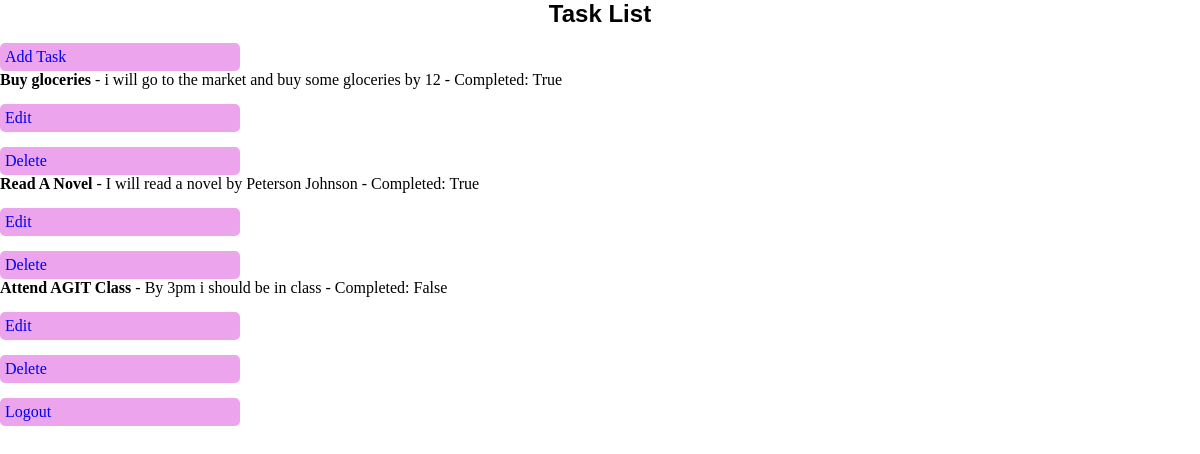
The app's page / (signed in) with its own data.
### tasks/models.py (models this page shows, shortened)
class Task(models.Model):
    title = models.CharField(max_length=200)
    description = models.TextField()
    completed = models.BooleanField(default=False)
    created_at = models.DateTimeField(auto_now_add=True)

### tasks/views.py (the view)
# urls.py: path('', views.task_list, name='task_list'),
@login_required
def task_list(request):
    tasks = Task.objects.all()
    return render(request, 'tasks/task_list.html', {'tasks': tasks})

### tasks/templates/tasks/task_list.html (shortened to what this page needs)
<!DOCTYPE html>
<html>
    <head>
        {% load static %}
        <link rel="stylesheet" href="{% static 'tasks/task_list.css' %}">
    </head>
    <body>
        <h1>Task List</h1>
        <a href="{% url 'task_create' %}">Add Task</a>
        <ul>
            {% for task in tasks %}
            <li>
                <strong>{{ task.title }}</strong>
                - {{ task.description }}
                - Completed: {{ task.completed }}
                <a href="{% url 'task_update' task.id %}">Edit</a>
                <a href="{% url 'task_delete' task.id %}">Delete</a>
            </li>
            {% endfor %}
        </ul>
        <a href="{% url 'logout %'}">Logout</a>
    </body>
</html>

### tasks/static/tasks/task_list.css (style rules this page uses)
* { margin: 0; padding: 0; box-sizing: border-box; }
h1 { text-align: center; font-family: Arial, Helvetica, sans-serif; font-size: 24px; }
a { text-decoration: none; background-color: rgb(236, 165, 236); border-radius: 5px; padding: 5px; display: block; width: 20%; margin-top: 15px; }

### records on screen
Task: title "Buy gloceries", description "i will go to the market and buy some gloceries by 12", completed "True"
Task: title "Read A Novel", description "I will read a novel by Peterson Johnson", completed "True"
Task: title "Attend AGIT Class", description "By 3pm i should be in class", completed "False"
